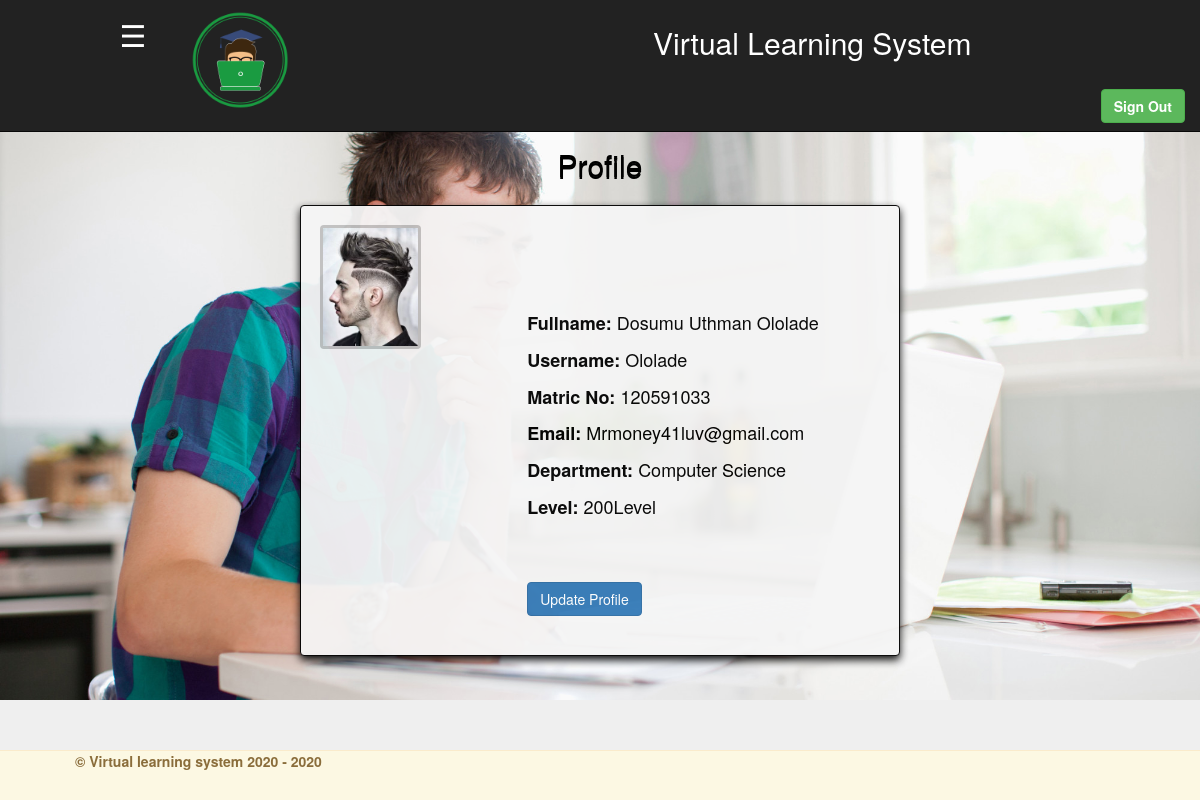
Screenshot of /profile.php (signed in) with the database file from the repository.
### tables this page shows
CREATE TABLE `student` (
  `id` int(11) NOT NULL auto_increment,
  `fullname` varchar(100) NOT NULL,
  `username` varchar(100) NOT NULL,
  `department` varchar(200) NOT NULL,
  `level` varchar(100) NOT NULL,
  `matric_no` varchar(100) NOT NULL,
  `image` varchar(100) NOT NULL,
  `password` varchar(100) NOT NULL,
  `email` varchar(100) NOT NULL,
  `date` varchar(100) NOT NULL,
  PRIMARY KEY  (`id`)
);

### profile.php (the view, shortened to what this page needs)
<?php
include("connect.php");
?>
<!DOCTYPE html>
<html lang = "eng">
	<head>
		<link rel = "stylesheet" type = "text/css" href = "css/bootstrap.css"/>
	</head>
	<body class = "alert-info">
		<nav class = "navbar navbar-inverse navbar-fixed-top">
			<div class = "container-fluid">
<div class = "navbar-header" style="margin-top:1%; margin-bottom:-2.5%;">
<span style="font-size:30px; cursor:pointer; color:white; float:left; margin-left:5%; padding-top:3px;" class="menu" title="Menu" onclick="openNav()">&#9776;</span>&nbsp;&nbsp;&nbsp;&nbsp;&nbsp;&nbsp;
					<img src="img/Icon-01studen writting exam.png" width="11%" style="margin-left:2%;">
					<a href="home.php"><h1 class = "navbar-text pull-right" style="text-align:center; margin-right:-1%; font-size:30px; color:white;">Virtual Learning System</h1></a>
				</div>
			</div>
			<div class="collapse navbar-collapse" id="example-nav-collapse">
<span class="normalFont"><a href="logout.php" class="btn btn-success navbar-right navbar-btn"><strong>Sign Out</strong></a></span>
        </div>
		</nav>
			<br />
			<br />
			<br />
			<br />
			<br />
			<br />
			<br /> <div align="center" style="margin-top:-1%; margin-bottom:2%;"> <h2 style="font-size:30px; color:black; text-shadow:0px 2px black;"> Profile</h2></div>
			<div class = "col-lg-3"></div>
			<div class = "col-lg-6 well" style="border:1px solid black; margin-bottom:5%; box-shadow: 0 4px 8px 0 black; opacity:0.95;">
				<?php
				$ses_id=$_SESSION['id'];
				$qry=mysqli_query($conn, "select * from student where id='$ses_id'");
				$row=mysqli_fetch_array($qry);
				if(isset($_GET['update'])){
				?>
				<form action="" method="post" enctype = "multipart/form-data" style="">
				<?php echo $error; ?>
					<div class = "form-group">
					<div align="center" style="margin-top:%;"><h2>Update Profile</h2></div><hr>
					<label>Username:</label>
					<input type = "hidden" name="imgs" value="<?php echo $row['image'];?>" id = "student" class = "form-control" />
						<input type = "text" name="username" value="<?php echo $row['username'];?>" id = "student" class = "form-control" required = "required"/>
						<br />
						<label>Email:</label>
						<input type = "text" name="email" value="<?php echo $row['email'];?>" id = "student" class = "form-control" required = "required"/>
						<br />
						<label>Password:</label>
						<input type = "text" name="password" value="<?php echo $row['password'];?>" id = "student" class = "form-control" required = "required"/>
						<br />
						<label>Change Profile Pics:</label>
						<input type = "file" name="image" id = "student" style=""/>
						<br /><br />
						<div id = "error"></div>
						<br />
						<button type = "submit" name="upd" id = "login" class = "btn btn-warning" style="width:25%; float:right; margin-right:6%;">Update</button>
						</br>
					</div>
				</form>
				<?php } else{ ?>
				<img src="<?php echo $row['image'];?>" style="width:18%; border:3px solid silver; border-radius:4px;">
				<div align="center" style="margin-top:-7%; margin-left:37%; color:black; font-size:18px;">
				<div align="left">
				<p><b>Fullname:</b> <?php echo ucwords($row['fullname']);?></p>
				<p><b>Username:</b> <?php echo ucwords($row['username']);?></p>
				<p><b>Matric No:</b> <?php echo ucwords($row['matric_no']);?></p>
				<p><b>Email:</b> <?php echo ucwords($row['email']);?></p>
				<p><b>Department:</b> <?php echo ucwords($row['department']);?></p>
				<p><b>Level:</b> <?php echo ucwords($row['level'].'Level');?></p>
				<a href="profile.php?update=<?php echo $ses_id;?>" class="btn btn-primary">Update Profile</a>
				</div></div>
				<?php } ?>
				<br />
			</div>
	<?php include("footer.php");?>
	</body>
</html>

### profile.php (style rules this page uses)
body { background-image:url('img/o-TEEN-BOY-TYPING-ON-LAPTOP-facebook.jpg'); background-attachment:fixed; background-position:center; background-size:100%; background-repeat:no-repeat; }

### rows the page displays
student: image (picture), fullname "Dosumu Uthman Ololade", username "Ololade", matric_no "120591033", email "Mrmoney41luv@gmail.com", department "Computer Science", level "200Level"
